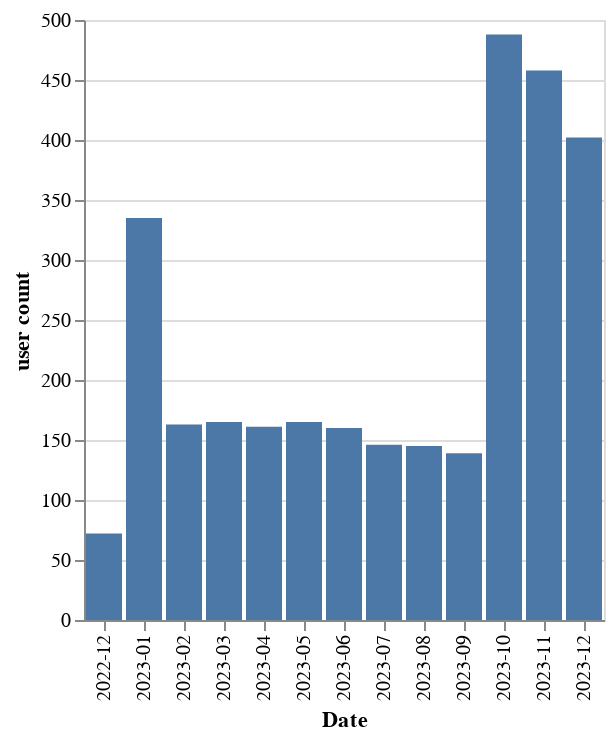

The code cell stored with this chart in its notebook:
### Markdown cell above
#### <span style="color:blue"> **📘 3-1. 바 그래프 그리기** </span>

### Code cell
# altair 라이브러리를 통한 그래프 그리기 
# 월별 유저수 interactive 그래프 구현 
source=df9
alt.Chart(source).mark_bar().encode(
    x='Date',
    y='user count'
).interactive() # 동적 구현

### Figure 1 — Vega-Lite specification as saved in the notebook (floating-point values rounded to 4 significant figures)
{"config": {"view": {"continuousWidth": 300, "continuousHeight": 300}}, "data": {"name": "data-e61f083715efd27b2e9725f30a4ba96a"}, "mark": {"type": "bar"}, "encoding": {"x": {"field": "Date", "type": "nominal"}, "y": {"field": "user count", "type": "quantitative"}}, "params": [{"name": "param_1", "select": {"type": "interval", "encodings": ["x", "y"]}, "bind": "scales"}], "$schema": "https://vega.github.io/schema/vega-lite/v5.15.1.json", "datasets": {"data-e61f083715efd27b2e9725f30a4ba96a": [{"Date": "2022-12", "user count": 72}, {"Date": "2023-01", "user count": 335}, {"Date": "2023-02", "user count": 163}, {"Date": "2023-03", "user count": 165}, {"Date": "2023-04", "user count": 161}, {"Date": "2023-05", "user count": 165}, {"Date": "2023-06", "user count": 160}, {"Date": "2023-07", "user count": 146}, {"Date": "2023-08", "user count": 145}, {"Date": "2023-09", "user count": 139}, {"Date": "2023-10", "user count": 488}, {"Date": "2023-11", "user count": 458}, {"Date": "2023-12", "user count": 402}]}}
